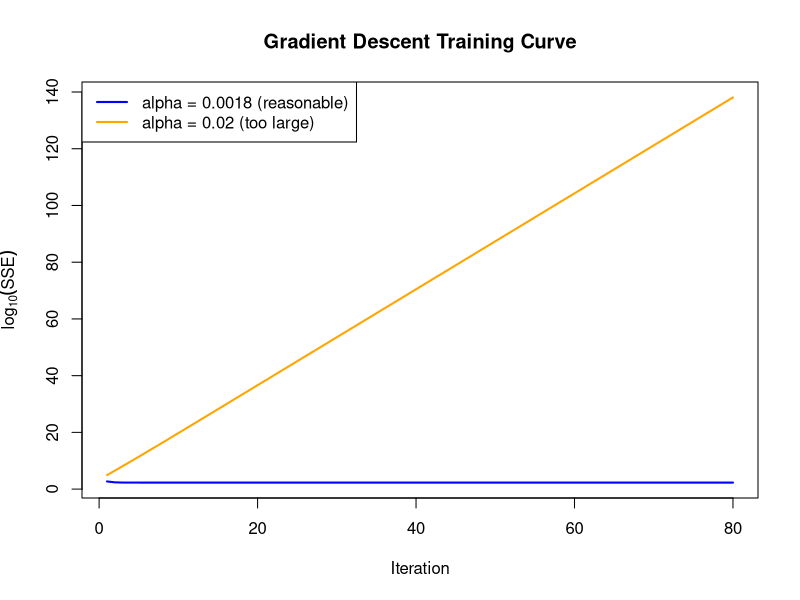

This chart was generated by the following R code:
## ---- chunk 1
set.seed(0)

n <- 200

x <- rnorm(n)

y <- 2 + 3 * x + rnorm(n, mean = 0, sd = 1)

# Design matrix: first column is the intercept
X <- cbind(1, x)

p <- ncol(X)

head(X)
## ---- chunk 2
# Objective function:
# J(beta) = ||y - X beta||^2

sse <- function(beta) {
  
  residuals <- y - X %*% beta
  
  sum(residuals^2)
}


# Gradient:

grad_sse <- function(beta) {
  
  as.vector(
    2 * t(X) %*% (X %*% beta - y)
  )
}
## ---- chunk 3
run_gd <- function(alpha, T = 200, beta0 = rep(0, p)) {
  
  beta <- beta0
  
  fvals <- numeric(T)
  
  for (t in 1:T) {
    
    # Gradient descent update
    beta <- beta - alpha * grad_sse(beta)
    
    # Store the value of the objective function
    fvals[t] <- sse(beta)
  }
  
  list(
    beta = beta,
    fvals = fvals
  )
}
## ---- chunk 4
ols_fit <- lm(y ~ x)

beta_ols <- coef(ols_fit)

beta_ols
## ---- chunk 5
# A reasonably small learning rate
alpha_safe <- 0.002

# Reasonable learning rate
alpha_ok <- 0.9 * alpha_safe

# Learning rate that is too large
alpha_bad <- 10 * alpha_safe


# Run gradient descent
gd_ok <- run_gd(
  alpha = alpha_ok,
  T = 80
)

gd_bad <- run_gd(
  alpha = alpha_bad,
  T = 80
)
## ---- chunk 6
beta_ok <- gd_ok$beta
f_ok <- gd_ok$fvals

cat("Gradient descent with reasonable learning rate\n")
cat("alpha =", alpha_ok, "\n\n")

cat("Final beta:\n")
print(round(beta_ok, 6))

cat("\nOLS beta:\n")
print(round(beta_ols, 6))

cat("\nSSE at final beta:", round(sse(beta_ok), 6), "\n")

cat(
  "Distance between GD and OLS estimates:",
  sqrt(sum((beta_ok - beta_ols)^2)),
  "\n"
)

cat("\nFirst 5 SSE values:\n")
print(round(head(f_ok, 5), 4))

cat("\nLast 5 SSE values:\n")
print(round(tail(f_ok, 5), 4))
## ---- chunk 7
beta_bad <- gd_bad$beta
f_bad <- gd_bad$fvals

cat("Gradient descent with too-large learning rate\n")
cat("alpha =", alpha_bad, "\n\n")

cat("Final beta:\n")
print(beta_bad)

cat("\nFirst 10 SSE values:\n")
print(head(f_bad, 10))
## ---- chunk 8
iterations <- seq_along(f_ok)

ylim <- range(
  c(log10(f_ok), log10(f_bad)),
  finite = TRUE
)

plot(
  iterations,
  log10(f_ok),
  type = "l",
  lwd = 2,
  col = "blue",
  ylim = ylim,
  xlab = "Iteration",
  ylab = expression(log[10](SSE)),
  main = "Gradient Descent Training Curve"
)

lines(
  iterations,
  log10(f_bad),
  lwd = 2,
  col = "orange"
)

legend(
  "topleft",
  legend = c(
    paste0("alpha = ", alpha_ok, " (reasonable)"),
    paste0("alpha = ", alpha_bad, " (too large)")
  ),
  col = c("blue", "orange"),
  lty = 1,
  lwd = 2
)
